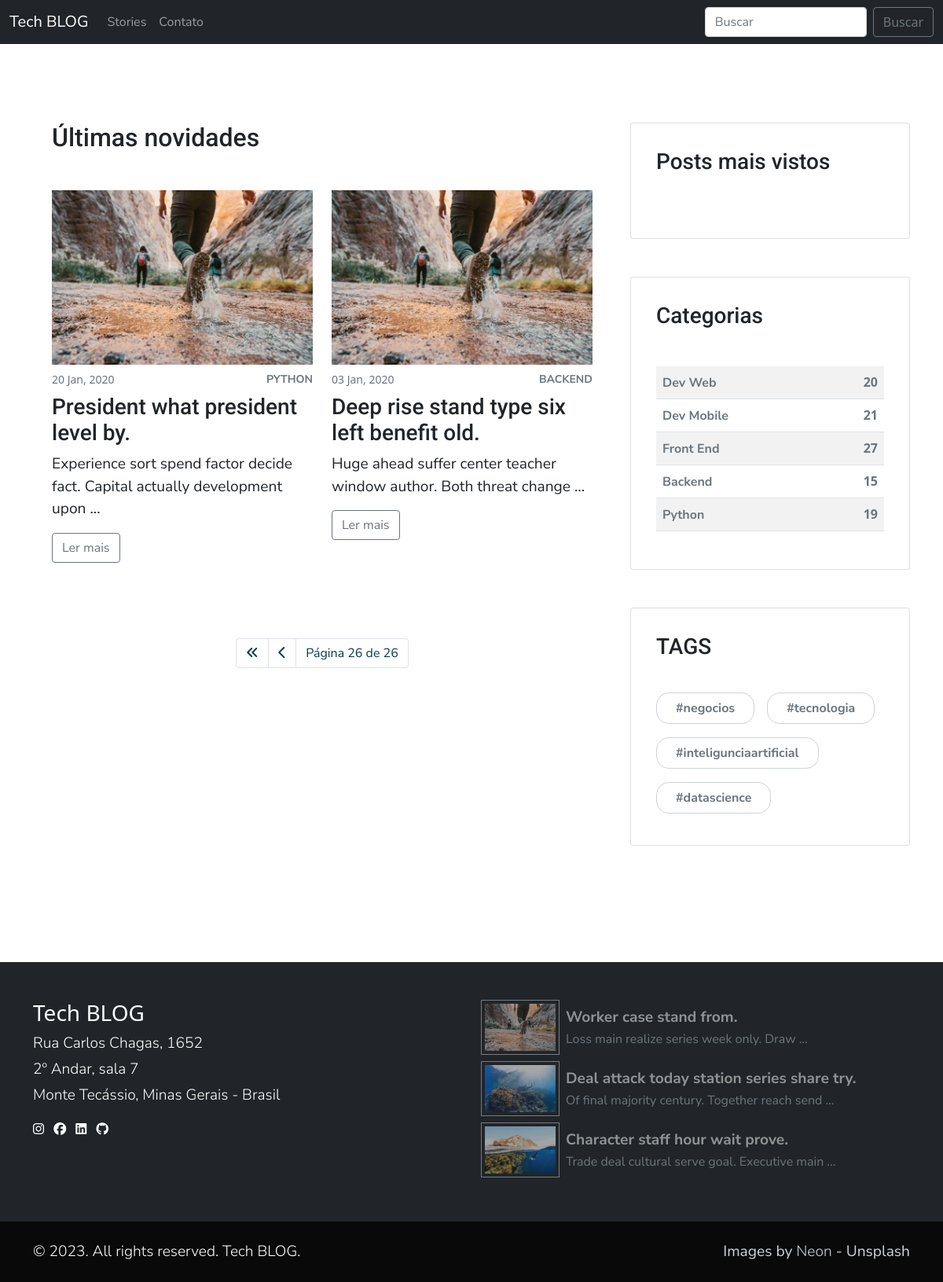
The app's page /blog/?page=26 with its own data.
### blog/models.py (models this page shows, shortened)
class Post(models.Model):
    title = models.CharField(max_length=222)
    body = RichTextUploadingField()
    created_at = models.DateTimeField(auto_now_add=True)
    author = models.ForeignKey(User, on_delete=models.CASCADE)
    category = models.ForeignKey(Category, on_delete=models.CASCADE)
    tags = models.ManyToManyField(Tag, blank=True)
    feature_image = models.ImageField(upload_to='featured_images')

class Category(models.Model):
    name = models.CharField(max_length=100)
    slug = models.CharField(max_length=100, unique=True, blank=True)
    def __str__(self):
        return self.name
    class Meta:
        verbose_name_plural = "Categorias"

class Tag(models.Model):
    name = models.CharField(max_length=100)
    slug = models.CharField(max_length=100, unique=True, blank=True)
    @property
    def formated_name(self):
        return format_tag(self.name)
    class Meta:
        verbose_name_plural = "Tags"

class FooterFeaturedPost(models.Model):
    post = models.ForeignKey(Post, on_delete=models.CASCADE)
    active = models.BooleanField(default=True)

### blog/views.py (the view)
# urls.py: path('', list_posts, name='list_posts'),
def list_posts(request):
    context = dict()
    category_id = request.GET.get('category')
    tag_id = request.GET.get('tag')
    text_search = request.GET.get('search')
    posts_list = get_filtered_posts(category_id, tag_id, text_search)
    if category_id:
        context['category_search'] = Category.objects.get(pk=int(category_id))
    if tag_id:
        context['tag_search'] = Tag.objects.get(pk=int(tag_id))
    if text_search:
        context['text_search'] = text_search
    for post in posts_list:
        post.mini_description = format_body(post.body, 10)
    paginator = Paginator(posts_list, 4)
    page = request.GET.get('page')
    try:
        posts = paginator.page(page)
    except PageNotAnInteger:
        posts = paginator.page(1)
    except EmptyPage:
        posts = paginator.page(paginator.num_pages)
    context['posts'] = posts
    return render(request, 'blog/posts-list.html', context=context)

### blog/models.py (called while the page is built)
def format_tag(tag):
    tag = slugify(tag)
    tag = tag.replace("-", "")
    tag = "#" + tag
    return tag

### blog/utils.py (called while the page is built)
def format_body(body, num_words):
    body = body.split("</p>")[0]
    body = body.replace('<p class="mb-4 text-gray-700">', '')
    body = body.replace("<p>", "")
    body = body.split(" ")[:num_words]
    body = " ".join(body).strip(".") + " ..."
    return body

### blog/views.py (called while the page is built)
def get_filtered_posts(category_id=None, tag_id=None, text_search=None):
    filters = {}
    if category_id:
        filters['category'] = int(category_id)
    if tag_id:
        filters['tags__in'] = [int(tag_id)]
    if text_search:
        filters['title__icontains'] = text_search
    return Post.objects.filter(**filters).order_by('-created_at')

### templates/blog/posts-list.html (shortened to what this page needs)
{% extends 'blog/base_blog.html' %}
{% load static %}
{% block main %}
    <section>
        <div class="container">
            <div class="row gy-5">
                <main class="col-lg-8">
                    <div class="container">
                        <header>
                            <h2 class="mb-5">Últimas novidades</h2>
                        </header>
                        <div class="row gy-4 mb-5">
                            {% for post in posts %}
                            <div class="col-xl-6">
                                <a href="{% url 'detail_post' post.id %}">
                                    <img class="last-section-posts-image"
                                        src="{{post.feature_image.url}}">
                                </a>
                                <div class="d-flex align-items-center justify-content-between mb-2 mt-2">
                                    <small class="text-gray-600">{{post.created_at|date:"d M, Y"}}</small>
                                    <a class="small fw-bold text-uppercase small text-gray-600">{{post.category}}</a>
                                </div>
                                <h3>{{post.title}}</h3>
                                <p>{{post.mini_description}}</p>
                                <a class="btn btn-outline-secondary" href="{% url 'detail_post' post.id %}">Ler mais</a>
                            </div>
                            {% endfor %}
                        </div>
                        <div class="row">
                            <nav aria-label="Page navigation example">
                                <ul class="pagination justify-content-center mt-5">
                                    {% if posts.has_previous %}
                                    <li class="page-item"><a class="page-link" href="?page=1"><i class="fa-solid fa-angles-left"></i></a></li>
                                    <li class="page-item"><a class="page-link" href="?page={{posts.previous_page_number}}"><i class="fa-solid fa-chevron-left"></i></a></li>
                                    {% endif %}
                                    <li class="page-item"><a class="page-link " href="#">Página {{posts.number}} de {{posts.paginator.num_pages}}</a></li>
                                </ul>
                            </nav>
                        </div>
                    </div>
                </main>
                {% include 'blog/components/aside.html' %}
            </div>
        </div>
    </section>
{% endblock %}

### templates/blog/base_blog.html (shortened to what this page needs)
{% extends '../base.html' %}
{% load static %}
{% block content %}
    <header>
        <nav class="navbar navbar-expand-lg navbar-dark bg-dark">
            <div class="container-fluid">
                <a class="navbar-brand" href="{% url 'home' %}">Tech BLOG</a>
                <div class="collapse navbar-collapse" id="navbarSupportedContent">
                    <ul class="navbar-nav me-auto mb-2 mb-lg-0">
                        <li class="nav-item">
                            <a class="nav-link" aria-current="page" href="{% url 'list_posts' %}">Stories</a>
                        </li>
                        <li class="nav-item">
                            <a class="nav-link" aria-current="page" href="#footer-contact">Contato</a>
                        </li>
                    </ul>
                    <form method="GET" action="{% url 'list_posts' %}" class="d-flex">
                        <input name="search" class="form-control me-2" type="search" placeholder="Buscar" aria-label="Search">
                        <button class="btn btn-outline-secondary" type="submit">Buscar</button>
                    </form>
                </div>
            </div>
        </nav>
    </header>
    {% block main %}
    {% endblock %}
    <footer class="footer text-white py-5" style="background: #212529ff">
        <div class="container">
            <div class="row">
                <div class="col-md-6">
                    <h6 class="h3" id="footer-contact">Tech BLOG</h6>
                    <p class="fw-light mb-1">Rua Carlos Chagas, 1652</p>
                    <p class="fw-light mb-1">2º Andar, sala 7</p>
                    <p class="fw-light mb-3">Monte Tecássio, Minas Gerais - Brasil</p>
                    <ul class="list-unstyled">
                        <li class="list-inline-item"><i class="fa-brands fa-instagram"></i></li>
                        <li class="list-inline-item"><i class="fa-brands fa-facebook"></i></li>
                        <li class="list-inline-item"><i class="fa-brands fa-linkedin"></i></li>
                        <li class="list-inline-item"><i class="fa-brands fa-github"></i></li>
                    </ul>
                </div>
                <div class="col-md-6">
                    {% for ffpost in footer_featured_posts %}
                    <div class="d-flex align-items-center mb-2">
                        <a href="{% url 'detail_post' ffpost.post.id %}"><img class="footer-image img-fluid p-1 border-gray-500 flex-shrink-0"
                            src="{{ffpost.post.feature_image.url}}"></a>
                        <div class="ms-2">
                            <p class="fw-bold mb-0 text-white-50">{{ffpost.post.title}}</p>
                            <span class="text-muted">{{ffpost.post.mini_description}}</span>
                        </div>
                    </div>
                    {% endfor %}
                </div>
            </div>
        </div>
    </footer>
    <div class="copyrights text-white py-4" style="background: #090909">
        <div class="container">
            <div class="row text-center gy-2">
                <div class="col-md-6 text-md-start">
                    <p class="mb-0 fw-light text-sm">© 2023. All rights reserved. Tech BLOG.</p>
                </div>
                <div class="col-md-6 text-md-end">
                    <p class="mb-0 text-sm text-gray-400">Images by <a class="text-reset fw-light"
                            href="https://unsplash.com/pt-br/@neom">Neon</a> - Unsplash</p>
                </div>
            </div>
        </div>
    </div>
{% endblock %}

### templates/blog/components/aside.html (shortened to what this page needs)
{% load static %}
{% load hitcount_tags %}
<aside class="col-lg-4">
    <div class="card mb-5 p-3">
        <div class="card-body">
            <h3 class="mb-5">Posts mais vistos</h3>
        </div>
    </div>
    <div class="card mb-5 p-3">
        <div class="card-body">
            <h3 class="mb-5">Categorias</h3>
            <table class="table table-striped">
                <tbody class="fw-bold">
                    {% for category in categories %}
                    <tr class="cursor-pointer">
                        {% if post %}
                        <td class="text-gray-600 {% if post.category.id == category.id %} selected {% endif %}">{{category.name}}</td>
                        <td class="text-end text-gray-600 {% if post.category.id == category.id %} selected {% endif %}">{{category.count}}</td>
                        {% else %}
                        <td><a class="text-gray-600 fw-bold" href="/blog?category={{category.id}}{% if tag_search %}&tag={{tag_search.id}}{% endif %}{% if text_search %}&search={{text_search}}{% endif %}">{{category.name}}</a></td>
                        <td class="text-end text-gray-600">{{category.count}}</td>
                        {% endif %}
                    </tr>
                    {% endfor %}
                </tbody>
            </table>
        </div>
    </div>
    <div class="card mb-5 p-3">
        <div class="card-body">
            <h3 class="mb-5">TAGS</h3>
            <div class="tags-container">
                {% for tag in tags %}
                <div><a class="tag border-gray-400 py-2 px-4 fw-bold" href="/blog?tag={{tag.id}}">{{tag.formated_name}}</a></div>
                {% endfor %}
            </div>
        </div>
</aside>

### static/css/style.css (style rules this page uses)
:root { --gray-100: #f8f9faff; --gray-200: #e9ecefff; --gray-300: #dee2e6ff; --gray-400: #ced4daff; --gray-500: #adb5bdff; --gray-600: #6c757dff; --gray-700: #495057ff; --gray-800: #343a40ff; --gray-900: #212529ff; --dark-blue: #073B4C; --light-blue: #118AB2; --green: #06D6A0; --yellow: #FFD166; --red: #EF476F; }
.text-gray-400 { color: var(--gray-400); }
.text-gray-600 { color: var(--gray-600); }
.border-gray-400 { border: 1px solid var(--gray-400) }
.border-gray-500 { border: 1px solid var(--gray-500) }
body { color: var(--gray-900); }
a { color: var(--gray-900); text-decoration: None; }
p { font-size: 1.2rem; }
p, span, a, input { font-family: "Nunito Sans", sans-serif; }
h1, h2, h3, h4, h5 { font-family: 'Roboto', sans-serif; }
section { padding: 6.25rem 0; overflow-x: hidden; }
.last-section-posts-image { width: 100%; }
.footer-image { width: 100px; cursor: pointer; opacity: 0.6; transition: 400ms; }
.tags-container { display: flex; gap: 1rem; flex-wrap: wrap; }
.tags-container div { margin-bottom: 16px; }
.tags-container div a.tag { border-radius: 16px; margin: 1rem 0; color: #6c757dff; }
.cursor-pointer { cursor: pointer; }
.pagination > li > a { background-color: white; color: var(--dark-blue); }

### records on screen
Post: feature_image (picture), created_at "20 Jan, 2020", category "PYTHON", title "President what president level by.", mini_description "Experience sort spend factor decide fact. Capital actually development upon ..."
Post: feature_image (picture), created_at "03 Jan, 2020", category "BACKEND", title "Deep rise stand type six left benefit old.", mini_description "Huge ahead suffer center teacher window author. Both threat change ..."
Category: name "Dev Web", count "20"
Category: name "Dev Mobile", count "21"
Category: name "Front End", count "27"
Category: name "Backend", count "15"
Category: name "Python", count "19"
Tag: formated_name "#negocios"
Tag: formated_name "#tecnologia"
Tag: formated_name "#inteligunciaartificial"
Tag: formated_name "#datascience"
FooterFeaturedPost: post.feature_image (picture), post "Worker case stand from.", post.mini_description "Loss main realize series week only. Draw ..."
FooterFeaturedPost: post.feature_image (picture), post "Deal attack today station series share try.", post.mini_description "Of final majority century. Together reach send ..."
FooterFeaturedPost: post.feature_image (picture), post "Character staff hour wait prove.", post.mini_description "Trade deal cultural serve goal. Executive main ..."

### other values on screen
{{ posts.number }} "26"
{{ posts.paginator.num_pages }} "26"
